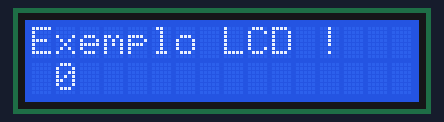
A sketch run on a simulated Arduino Uno, built with avr-gcc and run on an emulated ATmega328P. On the bench: 16×2 character LCD.

Above: at 0.6 s.
At 4.6 s:
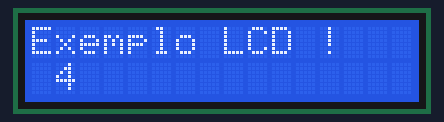
At 9.7 s:
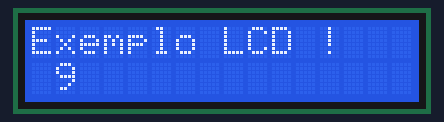
At 19.7 s:
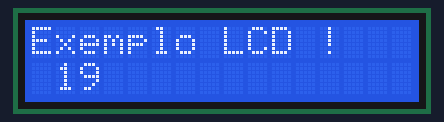
At 28.7 s:
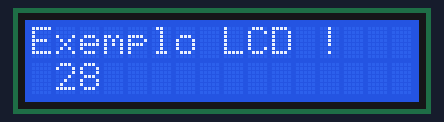
At 38.8 s:
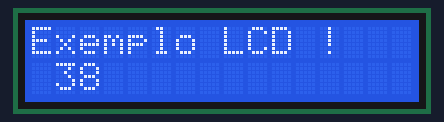

The sketch:

stopwatch_seconds_only.ino
```cpp
// digital stopwatch with LCD display
//LCD, PROTOBOARD, WIRES, POTENTIOMETER, ARDUINO


#include <LiquidCrystal.h>
LiquidCrystal lcd(8, 9, 4, 5, 6, 7); // pinos do LCD - RS E D4 D5 D6 D7
int contador = 0;

void setup() {
lcd.begin(16, 2); // inicializa LCD 16x2
delay(500); // atraso de 0,5 segundos
}

void loop() {
lcd.clear(); // limpa tela do LCD
lcd.setCursor(0, 0); // selecionando coluna 0 e linha 0
lcd.print("Exemplo LCD !"); // mostra no LCD
lcd.setCursor(1, 1); // selecionando coluna 1 e linha 1
lcd.print(contador); // mostra no LCD a contagem
contador++; // incrementa contador
if (contador == 60)// se contador = 60
contador = 0; // zera o contador
delay(1000); // atraso de 1 segundo
}
```

Measured:
- what the display in image 0 shows lasts 1.0 s, from 0.6 s to 1.6 s
